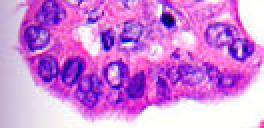
#> input picture Imaging_Project_2/Small_test_images_jpeg/test_tiny.jpg, 132 x 64 px (shown 2 times larger)
$ jupyter execute --allow-errors Counting_with_OTSU.ipynb   (older library calls are emulated)
#> lines starting #> are read from the running program, lines starting #| are printed output that depends on the picture; after the words box and inside, x2 and y2 are one past the last pixel; in counts of white or black regions, pixels touching at a corner belong together
# Project -2 : Counting using OTSU thresholding

#> (a cell that did not finish here is left out)

# Installations required (Commented out)

[cell 2]
#!/usr/local/opt/python/bin/python2.7 -m pip install matplotlib==2.0.2

[cell 3]
#!/usr/local/opt/python/bin/python2.7 -m pip install scipy

[cell 4]
#!/usr/local/opt/python/bin/python2.7 -m pip install scikit-learn

[cell 5]
#!/usr/local/opt/python/bin/python2.7 -m pip install scikit-image

[cell 6]
#!pip3 install scikit-image

[cell 7]
#!/usr/local/opt/python/bin/python2.7 -m pip install Pillow

[cell 8]
#!pip2 install tqdm

[cell 9]
#!pip3 install scikit-learn

[cell 10]
#!pip3 install scipy

[cell 11]
#import sys
#print(sys.executable)

[cell 12]
#!brew install openslide
#!/usr/local/opt/python/bin/python2.7 -m pip install openslide-python

[cell 13]
#!pip3 install mahotas

## Configuration file [Run this]

[cell 14]
import os

# directory of the config file
CURRENT_DIR = os.path.realpath('.')

DEFAULT_FILENAME = 'slide'

IMAGE_FOLDER_PATH = CURRENT_DIR+"/input"

OUTPUT_FOLDER_PATH = CURRENT_DIR+"/output"

IMG_FORMAT = 'jpeg'

TILE_SIZE = 1000

OVERLAP = 0

LIMIT_BOUNDS = True

QUALITY = 100

NUM_WORKERS = 12

ONLY_LAST = True

SAVE_REJECTED = False

DONT_REJECT = True

# increase this to reject more
REJECT_THRESHOLD = 200

ROTATE = False

MAX_WHITE_SIZE = (TILE_SIZE*TILE_SIZE)/2

def ver_print(string, value):
    print(string + " {0}".format(value))

## Preprocessing and tilling [Run this]

[cell 15]
import glob
import os
from tqdm import tqdm
import PIL
import cv2
from PIL import Image
from tiler import WholeSlideTiler

def main():
    files = glob.glob(IMAGE_FOLDER_PATH + '/*.svs')
    for slidepath in tqdm(files):
        basename = os.path.splitext(os.path.basename(slidepath))[0]
        basepath = os.path.join(OUTPUT_FOLDER_PATH, basename)
        WholeSlideTiler(slidepath, basepath, IMG_FORMAT, TILE_SIZE, OVERLAP, LIMIT_BOUNDS, ROTATE,
                        QUALITY, NUM_WORKERS, ONLY_LAST).run()


if __name__ == '__main__':
    main()

## Method: Normalizing [Run This]

[cell 16]
from __future__ import division

import glob

import cv2
import numpy as np
from tqdm import tqdm
from PIL import Image
from numpy import random
import os


def safe_ln(x, minval=0.0000000001):
    return np.log(x.clip(min=minval))


# [55 lines left out: function normalize_staining, not called in this run]

## Normalizing All Tiles [Run This]

[cell 17]
def main():

    list_img = glob.glob(glob.glob("output/*/")[0]+"slide/*/*.jpeg")
    for filename in list_img: #WILL TAKE SOME TIME
        fileout = os.path.splitext(filename)[0]+"_normal.jpeg"
        img = cv2.imread(filename)
        img = img.astype(np.float64)

        img = normalize_staining(img)

        cv2.imwrite(fileout, img)
        # Uncomment for tile display
        #img_show = Image.open(fileout)
        #img_show.show()

#> (the rest of this cell did not finish here and is left out)

### METHOD: Possible Clustering evaluation (Feasible to run only on re-sized image, as entire image causes kernel to crash) [Run this IF silhoutte analysis needs to be performed]

[cell 18]
from sklearn import metrics
from sklearn.metrics import silhouette_samples, silhouette_score
from sklearn.cluster import KMeans

###########Helper Functions##################
# [19 lines left out: function sil_best_clusters, not called in this run]
############################################

#print("Ideal number of clusters: " + str(sil_best_clusters(imageresized_array))) #Running only with resized image

### METHOD: Clustering dominant colours with K-Means, and annotating all pixels with color centroids [Run This]
#### K-Means clustering finds 3 color clusters of pixels, summing the RGB value and ranking cluster centroids gives us white, pink and purple clusters (high sum(RGB) = white, low sum(RGB) = purple and middle sum(RGB) = pink

[cell 19]
# Some code used from Adrian Rosebrock's k-means to find dominant colors tutorial
from sklearn.cluster import KMeans
from collections import Counter
from scipy.spatial import distance
from sklearn.metrics.pairwise import euclidean_distances
import scipy.spatial.distance
from scipy.spatial import distance
import numpy as np
from scipy.stats import rankdata
import cv2
import matplotlib.pyplot as plt
from __future__ import division

###########Helper Functions##################
# [30 lines left out: functions centroid_histogram, plot_colors, not called in this run]


#pink = [255,192,203]
#purple = [128,0,128]
#white = [255,255,255]
def ClusterIndicesNumpy(arr, clustNum, labels_array): #numpy
    return(arr[np.where(labels_array == clustNum)[0]])


# [63 lines left out: function get_pixel_color_counts, not called in this run]
#############################################
#Uncomment for testing
#imageorig = cv2.imread("test_tiny.jpg")
#imageorig_array = imageorig.reshape((imageorig.shape[0] * imageorig.shape[1], 3))
#total,white,pink,purple = get_pixel_color_counts(imageorig_array,True)

## Loading, resizing and processing tiles to annotate pixels with color [Run This]
### "Purpleness" is decided by unsupervised k-means clustering to find dominant colors
#### All pixels in the "purple" cluster are considered "purple or cancerous"

[cell 20]
# Load the image
from skimage import io, color
import cv2
import numpy as np
import os

white_all_tiles = []
pink_all_tiles = []
white_all_tiles = []
purple_all_tiles = []
total_all_tiles = []

#> (the rest of this cell did not finish here and is left out)

## Plot histograms of ratio of white, pink and purple pixels over total number of pixels across tiles [Run This]

[cell 21]
import matplotlib.pyplot as plt
import numpy as np

plt.hist(white_all_tiles, bins='auto',color = "gray",edgecolor='black', linewidth=1.2,range=[0, 1])  # arguments are passed to np.histogram
plt.title("Histogram of \n white_pixels/all_pixels across tiles")
plt.show()
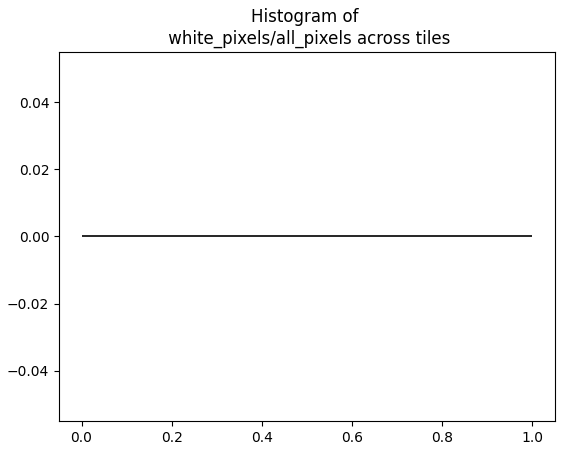
#> figure drawn by matplotlib, 1 panel
plt.hist(pink_all_tiles, bins='auto',color = "pink",edgecolor='black', linewidth=1.2,range=[0, 1])  # arguments are passed to np.histogram
plt.title("Histogram of \n pink_pixels/all_pixels across tiles")
plt.show()
plt.hist(purple_all_tiles, bins='auto',color = "purple",edgecolor='black', linewidth=1.2,range=[0, 1])  # arguments are passed to np.histogram
plt.title("Histogram of \n purple_pixels/all_pixels across tiles")
plt.show()

## Find sum of purple/non-purple over all tiles and estimate total cancer [Run This]

[cell 22]
#Total pixels across all tiles
total_pixels_of_tiles = sum(total_all_tiles)
#Total purple pixels across all tiles (((ratio of purple/all pixels) * all pixels) in each tile)
total_purple_pixels_of_tiles = sum([a*b for a,b in zip(purple_all_tiles,total_all_tiles)])
#Total cancer is total purple pixels/total all pixels
#> (the rest of this cell did not finish here and is left out)

## Test of various ways to annotate pink, white and purple pixels (Commented out)

[cell 23]
# [24 lines of commented-out code are left out]

## Possible way of counting colors per pixel (if exact color range is known) (Commented out)

[cell 24]
# [20 lines of commented-out code are left out]

[cell 25]
## Possible way of counting colors per pixel (if exact color range is known) (Commented out)

[cell 26]
#Featured at http://www.scipy-lectures.org/packages/scikit-image/auto_examples/plot_threshold.html
#Featured at http://www.meccanismocomplesso.org/en/opencv-python-otsu-binarization-thresholding/
#Features at https://github.com/luispedro/python-image-tutorial/blob/master/Segmenting%20cell%20images%20(fluorescent%20microscopy).ipynb

import cv2
import numpy as np
from matplotlib import pyplot as plt
from skimage import data
from skimage import filters
from skimage import exposure
import mahotas as mh
from pylab import imshow, show

img = cv2.imread('Small_test_images_jpeg/test_tiny.jpg',0)
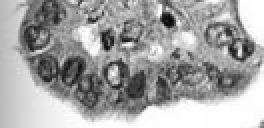
#> img: shape (64, 132) (shown 2 times larger); min 2, max 255, mean 164.2

######################Otsu_thresholding_option1######################
val = filters.threshold_otsu(img)
#> val = 162
hist, bins_center = exposure.histogram(img)
#> hist = 254 values, max 416 at index 253, min 0 at index 1, mean 33.26; bins_center = 254 values from 2 to 255
plt.figure(figsize=(9, 4))
plt.subplot(131)
plt.title('Original Noisy Image')
plt.imshow(img, cmap='gray', interpolation='nearest')
plt.axis('off')
plt.subplot(132)
plt.title('Otsu thresholding')
plt.imshow(img < val, cmap='gray', interpolation='nearest')
plt.axis('off')
plt.subplot(133)
plt.title('Histogram')
plt.plot(bins_center, hist, lw=2)
plt.axvline(val, color='k', ls='--')
plt.tight_layout()
plt.show()
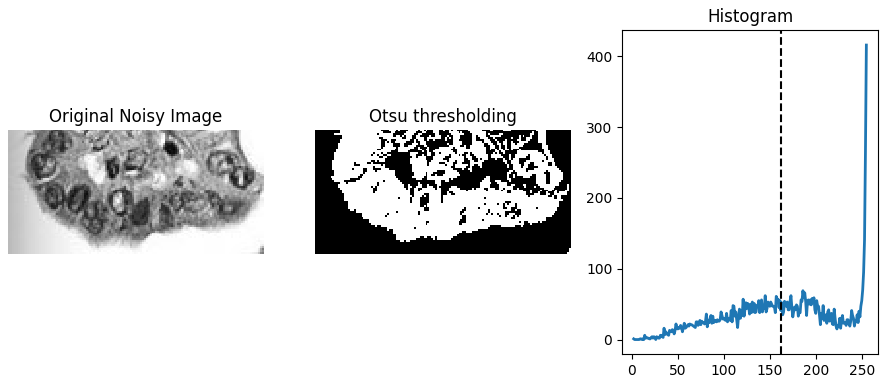
#> figure drawn by matplotlib, 3 panels; panel 3: curve peaks at x = 255, y = 416
##################################################################
########################Counting cells with connected component labeling with otsu option1########################
labeled, nr_objects = mh.label(img < val)
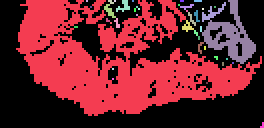
#> labeled: shape (64, 132) int32 (shown 2 times larger); 42 distinct labels, from 0 to 41; one colour per label, 0 black
#> nr_objects = 41
print("Number of objects found: "+ str(nr_objects))
#| Number of objects found: 41
imshow(labeled)
show()
#plt.imshow(labeled)

#plt.jet()

##################################################################
######################Otsu_thresholding_option2############################################
ret, imgf = cv2.threshold(img, 0, 255, cv2.THRESH_BINARY+cv2.THRESH_OTSU)
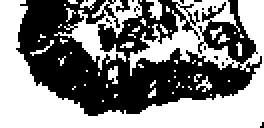
#> imgf: shape (64, 132) (shown 2 times larger); 51.7% white; 15 black regions (13 under 20 px), largest, box (x1, y1, x2, y2) and area: (8, 0, 131, 58) 4029, (58, 0, 65, 6) 24
#> ret = 162
plt.figure(figsize=(9, 4))
plt.subplot(131), plt.imshow(img,cmap = 'gray')
plt.title('Original Noisy Image')#, plt.xticks([]), plt.yticks([])
plt.subplot(132), plt.imshow(imgf,cmap = 'gray')
plt.title('Otsu thresholding')#, plt.xticks([]), plt.yticks([])
plt.subplot(133), plt.hist(img.ravel(), 256)
plt.axvline(x=ret, color='r', linestyle='dashed', linewidth=2)
plt.title('Histogram')#, plt.xticks([]), plt.yticks([])
plt.tight_layout()
plt.show()
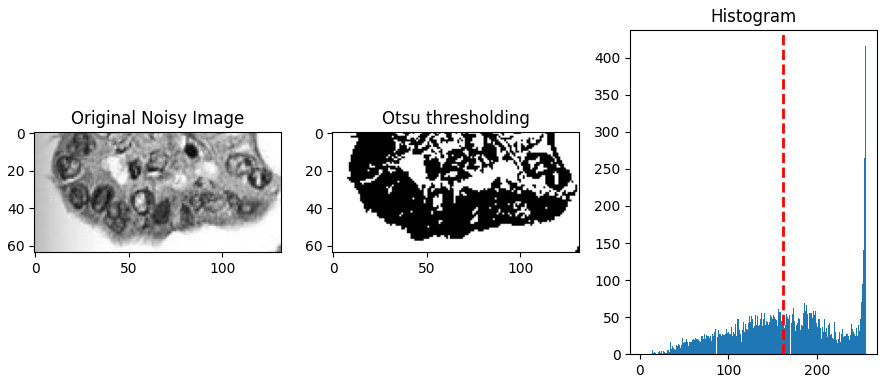
#> figure drawn by matplotlib, 3 panels; panel 3: tallest bar 416 high, from x = 254 to 255
##################################################################
########################Counting cells with connected component labeling otsu option2########################
labeled, nr_objects = mh.label(imgf)
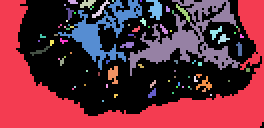
#> labeled: shape (64, 132) int32 (shown 2 times larger); 85 distinct labels, from 0 to 84; one colour per label, 0 black
#> nr_objects = 84
print("Number of objects found: "+ str(nr_objects))
#| Number of objects found: 84
imshow(labeled)
show()
#plt.imshow(labeled)

#plt.jet()

##################################################################

$ run again, with Imaging_Project_1/112_16_1.jpeg copied over Imaging_Project_2/Small_test_images_jpeg/test_tiny.jpg
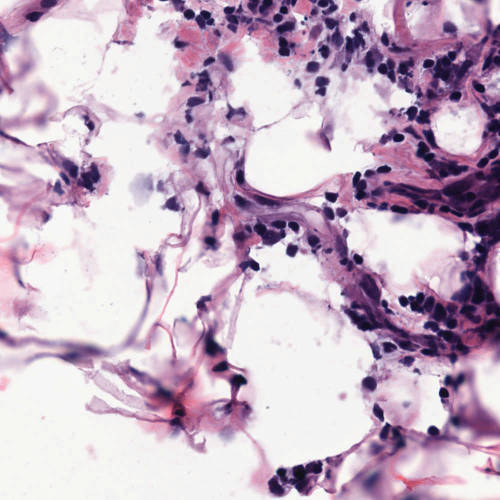
#> input picture Imaging_Project_1/112_16_1.jpeg, 1000 x 1000 px (shown at 1/2 size)
#> val = 161
#> hist = 248 values, max 117565 at index 235, min 1 at index 0, mean 4032.3; bins_center = 248 values from 8 to 255
#> `labeled, nr_objects = mh.label(img < val)`: nr_objects = 360
#| Number of objects found: 360
#> `ret, imgf = cv2.threshold(img, 0, 255, cv2.THRESH_BINARY+cv2.THRESH_OT..`:
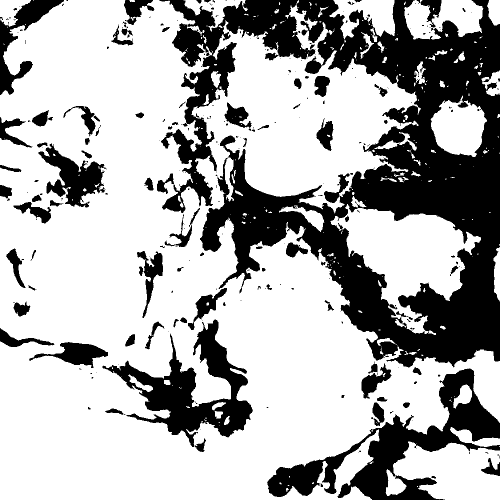
#> imgf: shape (1000, 1000) (shown at 1/2 size); 68.7% white; 286 black regions (186 under 20 px), largest, box (x1, y1, x2, y2) and area: (318, 0, 1000, 735) 205512, (534, 737, 1000, 1000) 33601, (205, 639, 506, 894) 24441
#> ret = 161
#> `labeled, nr_objects = mh.label(imgf)`:
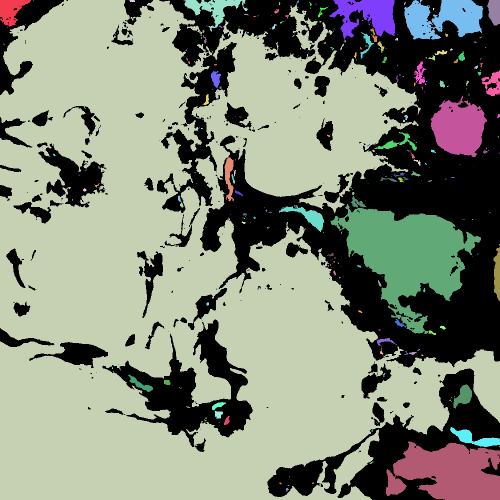
#> labeled: shape (1000, 1000) int32 (shown at 1/2 size); 331 distinct labels, from 0 to 330; one colour per label, 0 black
#> `labeled, nr_objects = mh.label(imgf)`: nr_objects = 330
#| Number of objects found: 330
